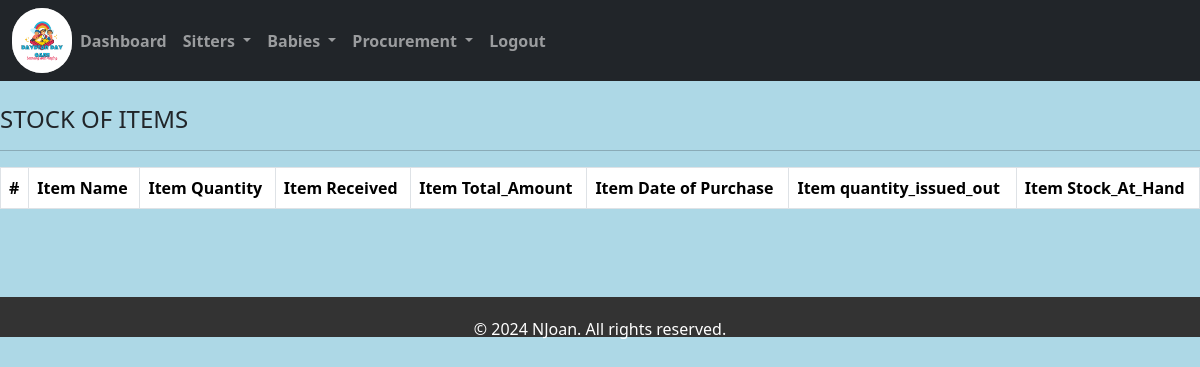
Page /shopstock/ on the earlier database version.
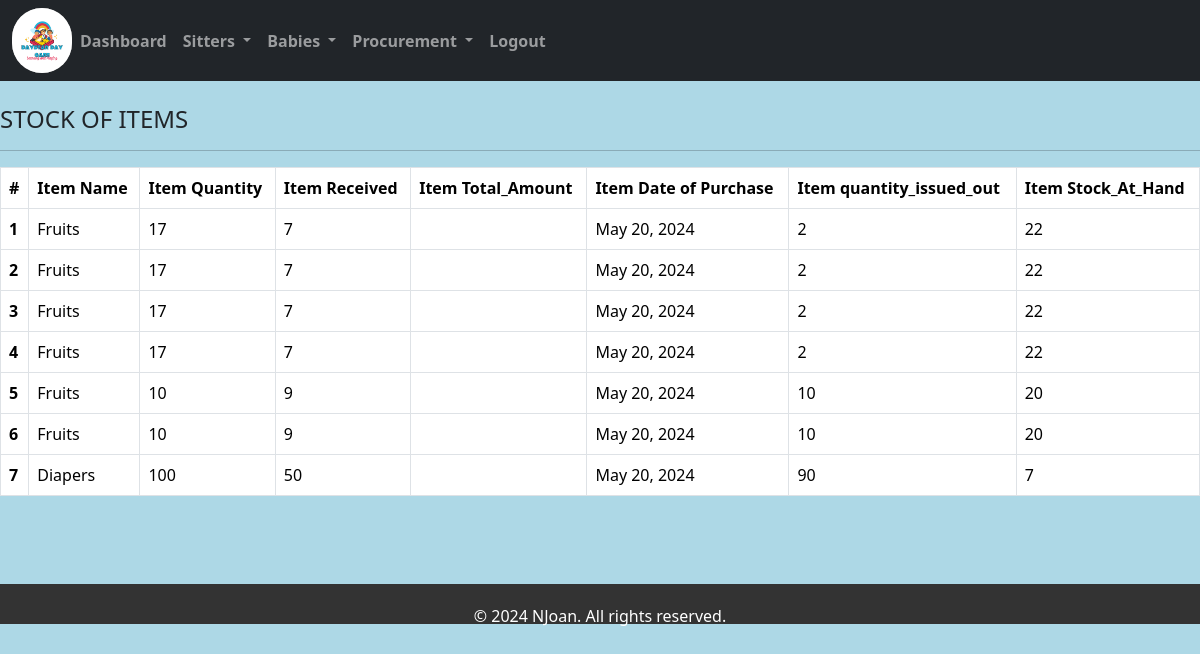
Same page on the later database version.
### home/models.py (models this page shows)
class Shopform(models.Model):
    item_name = models.CharField(max_length=100, choices=(
        ('Fruits', 'Fruits'),
        ('Diapers', 'Diapers'),
        ('Milk', 'Milk'),
        ('Toys', 'Toys')))
    quantity = models.IntegerField(default=0, null=True, blank=True)
    quantity_received = models.IntegerField(default=0, null=True, blank=True)
    Total_amount = models.IntegerField(default=0, null=True, blank=True)
    Date_of_purchase = models.DateField(default=timezone.now())
    quantity_issued_out = models.IntegerField(default=0, null=True, blank=True)
    stock_at_hand = models.IntegerField(default=0, null=True, blank=True)

### home/views.py (the view)
# urls.py: path('shopstock/',views.shopstock, name='shopstock'),
def shopstock(request):
   shopstock = Shopform.objects.all()
   return render (request, 'shopstock.html',{'shopstock':shopstock})

### home/templates/shopstock.html (shortened to what this page needs)
{% extends 'base.html' %}
{% load static %}
{% block content %}
<br>
<div class="table-container">
        <h4 >STOCK OF ITEMS</h4><hr>
</div>
<table class="table table-bordered">
    <thead class="thead-dark table-bordered">
        <tr>
            <th scope="col">#</th>
            <th scope="col">Item Name</th>
            <th scope="col" >Item Quantity</th>
            <th scope="col" >Item Received</th>
            <th scope="col" >Item Total_Amount</th>
            <th scope="col" >Item Date of Purchase</th>
            <th scope="col" >Item quantity_issued_out</th>
            <th scope="col" >Item Stock_At_Hand</th>
        </tr>
    </thead>
    {% for item in shopstock %}
    <tbody>
        <th scope="row">{{ item.id}}</th>
            <td>{{item.item_name}}</td>
            <td>{{item.quantity}}</td>
            <td>{{item.quantity_received}}</td>
            <td>{{item.total}}</td>
            <td>{{item.Date_of_purchase}}</td>
            <td>{{item.quantity_issued_out}}</td>
            <td>{{item.stock_at_hand}}</td>
    </tbody>
   {% endfor %}
</table>
<br><br><br>
{% endblock %}

### home/templates/base.html (shortened to what this page needs)
{% load static %}
<!DOCTYPE html>
<html lang="en">
<head>
    <link rel="stylesheet" href="https://cdn.jsdelivr.net/npm/bootstrap@5.3.3/dist/css/bootstrap.min.css">
</head>
<body>
    <nav class="navbar navbar-expand-lg navbar-dark bg-dark justify-content-end">
        <div class="container-fluid">
            <img src="../static/Images/CAPTAIN.png"
          style="  border-radius: 100px; height: 65px;width: 60px; text-align: center; background-color: rgb(164, 164, 164) " >
            <div class="collapse navbar-collapse" id="navbarNavDropdown">
                <ul class="navbar-nav">
                    <li class="nav-item">
                        <a class="nav-link" href="/dash"><b>Dashboard</b></a>
                    </li>
                    <li class="nav-item dropdown">
                        <a class="nav-link dropdown-toggle" href="#" id="navbarDropdownMenuLink" role="button" data-bs-toggle="dropdown" aria-expanded="false">
                            <b>Sitters</b>
                        </a>
                    </li>
                    <li class="nav-item dropdown">
                        <a class="nav-link dropdown-toggle" href="#" id="navbarDropdownMenuLink" role="button" data-bs-toggle="dropdown" aria-expanded="false">
                            <b>Babies</b>
                        </a>
                    </li>
                    <li class="nav-item dropdown">
                        <a class="nav-link dropdown-toggle" href="#" id="navbarDropdownMenuLink" role="button" data-bs-toggle="dropdown" aria-expanded="false">
                            <b>Procurement</b>
                        </a>
                    </li>
                    <li class="nav-item">
                        <a class="nav-link" href="/"><b>Logout</b></a>
                    </li>
                </ul>
            </div>
        </div>
    </nav>
        {% block content %}
        {% endblock %}
</body>
<footer>
    <p>&copy; 2024 NJoan. All rights reserved.</p>
  </footer>
</html>

### home/templates/shopstock.html (style rules this page uses)
body { background-color: lightblue; }

### home/templates/base.html (style rules this page uses)
footer { background-color: #333; color: #fff; text-align: center; padding: 20px 0; bottom: 0; width: 100%; height:20px }

Differences in the rows shown:
added Shopform: id "1", item_name "Fruits", quantity "17", quantity_received "7", Date_of_purchase "May 20, 2024", quantity_issued_out "2", stock_at_hand "22"
added Shopform: id "2", item_name "Fruits", quantity "17", quantity_received "7", Date_of_purchase "May 20, 2024", quantity_issued_out "2", stock_at_hand "22"
added Shopform: id "3", item_name "Fruits", quantity "17", quantity_received "7", Date_of_purchase "May 20, 2024", quantity_issued_out "2", stock_at_hand "22"
added Shopform: id "4", item_name "Fruits", quantity "17", quantity_received "7", Date_of_purchase "May 20, 2024", quantity_issued_out "2", stock_at_hand "22"
added Shopform: id "5", item_name "Fruits", quantity "10", quantity_received "9", Date_of_purchase "May 20, 2024", quantity_issued_out "10", stock_at_hand "20"
added Shopform: id "6", item_name "Fruits", quantity "10", quantity_received "9", Date_of_purchase "May 20, 2024", quantity_issued_out "10", stock_at_hand "20"
added Shopform: id "7", item_name "Diapers", quantity "100", quantity_received "50", Date_of_purchase "May 20, 2024", quantity_issued_out "90", stock_at_hand "7"
